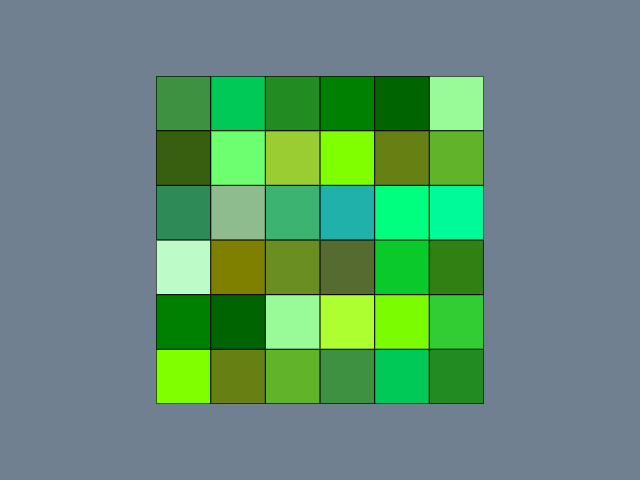

Generate this figure with Python:
#!/usr/bin/env python

# Create custom vtkColorSeries from VTK named colors (Green) and display them on a plane.


# Factory overrides: importing these modules registers the OpenGL rendering
# and interaction style implementations for vtkRenderingCore factory classes.
import vtkmodules.vtkInteractionStyle  # noqa: F401
import vtkmodules.vtkRenderingOpenGL2  # noqa: F401

# VTK pipeline classes used in this example
from vtkmodules.vtkCommonColor import (
    vtkColorSeries,
    vtkNamedColors,
)
from vtkmodules.vtkCommonCore import (
    vtkFloatArray,
    vtkLookupTable,
)
from vtkmodules.vtkFiltersSources import vtkPlaneSource
from vtkmodules.vtkRenderingCore import (
    vtkActor,
    vtkPolyDataMapper,
    vtkRenderWindow,
    vtkRenderWindowInteractor,
    vtkRenderer,
)

# Colors (normalized RGB)
slate_gray = (0.439, 0.502, 0.565)

# Color series definitions: scheme name and list of VTK named color strings
COLOR_SERIES = {
    "Green": ("VTKGreenColors", [
        "chartreuse", "chrome_oxide_green", "cinnabar_green", "cobalt_green",
        "emerald_green", "forest_green", "green", "green_dark", "green_pale",
        "green_yellow", "lawn_green", "lime_green", "mint", "olive",
        "olive_drab", "olive_green_dark", "permanent_green", "sap_green",
        "sea_green", "sea_green_dark", "sea_green_medium", "sea_green_light",
        "spring_green", "spring_green_medium", "terre_verte", "viridian_light",
        "yellow_green",
    ]),
}

# Select the color series
series_name = "Green"

nc = vtkNamedColors()
scheme_name, color_names = COLOR_SERIES[series_name]

# Build the vtkColorSeries from named colors
color_series = vtkColorSeries()
color_series.SetColorSchemeByName(scheme_name)
for name in color_names:
    color_series.AddColor(nc.GetColor3ub(name))

num_colors = color_series.GetNumberOfColors()
print(f"Number of colors: {num_colors}")

# Source: generate a 6x6 plane
x_res, y_res = 6, 6
plane = vtkPlaneSource()
plane.SetXResolution(x_res)
plane.SetYResolution(y_res)
table_size = x_res * y_res + 1

# Cell data: assign increasing scalar values
cell_data = vtkFloatArray()
for i in range(x_res * y_res):
    cell_data.InsertNextValue(i)
plane.Update()
plane.GetOutput().GetCellData().SetScalars(cell_data)

# Lookup table: populate from the color series
lut = vtkLookupTable()
lut.SetNumberOfTableValues(table_size)
lut.SetTableRange(0, table_size)
for i in range(table_size):
    color = color_series.GetColorRepeating(i)
    lut.SetTableValue(i, color.GetRed() / 255.0, color.GetGreen() / 255.0,
                      color.GetBlue() / 255.0, 1.0)

# Mapper: map cell scalars through the lookup table
mapper = vtkPolyDataMapper()
mapper.SetLookupTable(lut)
mapper.SetInputConnection(plane.GetOutputPort())
mapper.SetScalarModeToUseCellData()
mapper.SetScalarRange(0, table_size)

# Actor: assign the mapped geometry with visible edges
actor = vtkActor()
actor.SetMapper(mapper)
actor.GetProperty().EdgeVisibilityOn()

# Renderer: assemble the scene and configure the camera
renderer = vtkRenderer()
renderer.AddActor(actor)
renderer.SetBackground(slate_gray)

# Window: display the rendered scene
render_window = vtkRenderWindow()
render_window.AddRenderer(renderer)
render_window.SetWindowName("color series brewer qualitative")
render_window.SetMultiSamples(0)
render_window.SetSize(640, 480)

# Interactor: handle mouse and keyboard events
render_window_interactor = vtkRenderWindowInteractor()
render_window_interactor.SetRenderWindow(render_window)

# Launch the interactive visualization
render_window_interactor.Initialize()
render_window_interactor.Start()
